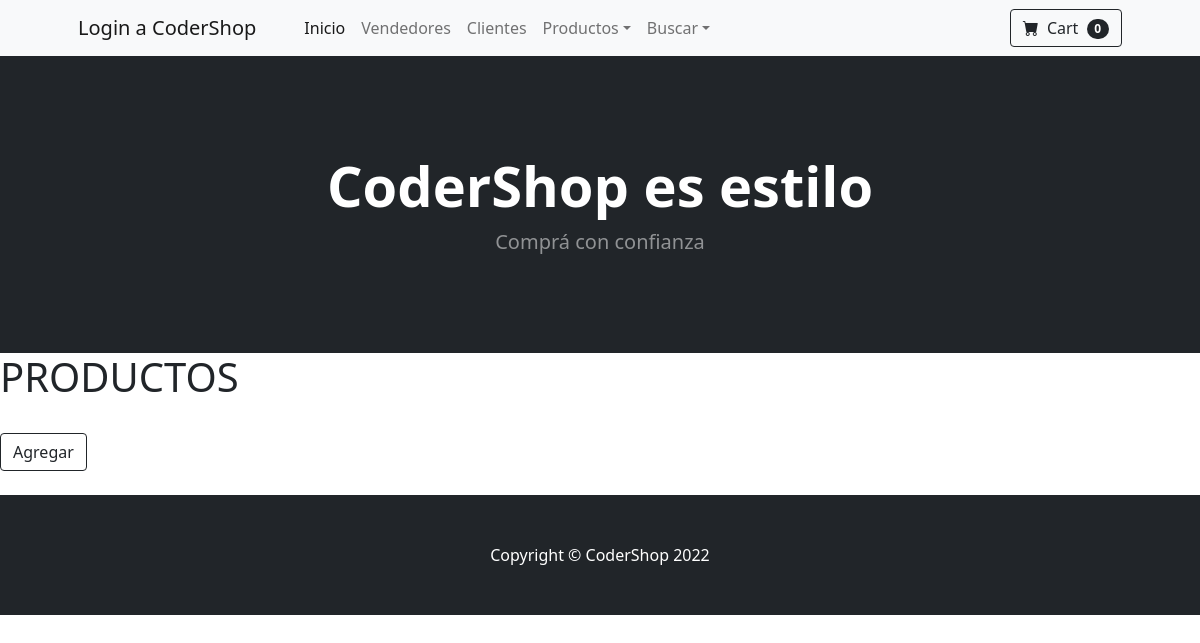
Page /CoderShop/producto on the earlier database version.
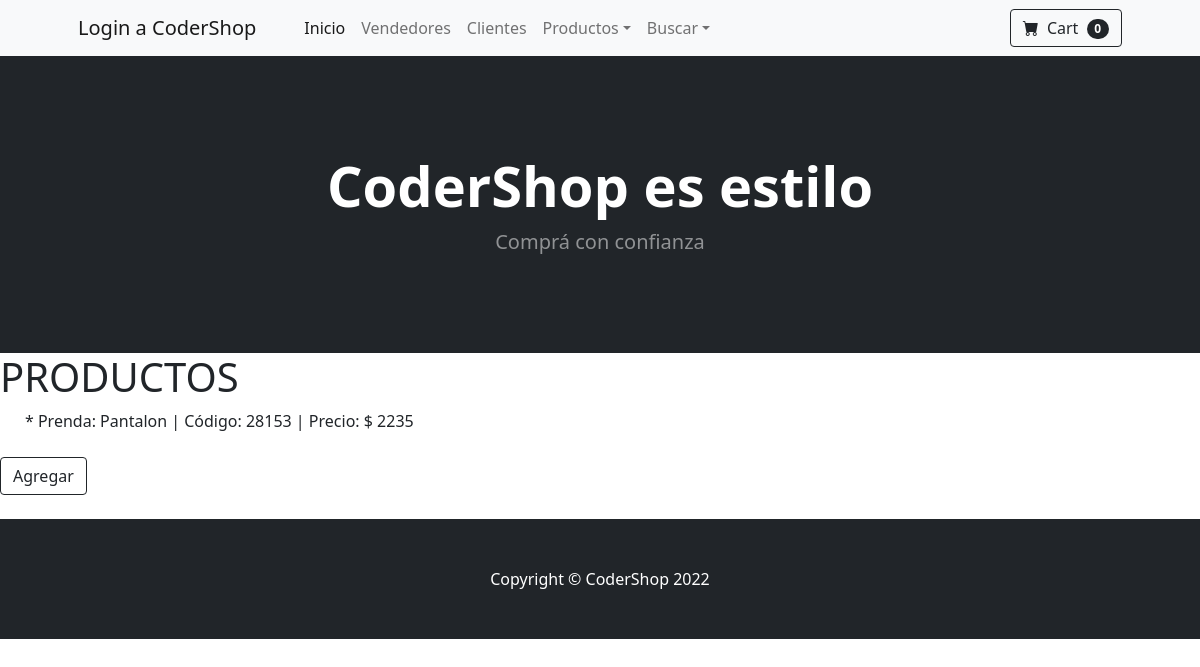
Same page on the later database version.
### CoderShop/models.py (models this page shows)
class Producto(models.Model):
    prenda = models.CharField(max_length=30)
    codigo = models.IntegerField()
    precio = models.IntegerField()
    def __str__(self):
        return f'* Prenda: {self.prenda} | Código: {self.codigo} | Precio: $ {self.precio}'

### CoderShop/views.py (the view)
# urls.py: path('producto', producto, name="Producto"),
def producto(request):
    return render(request, 'CoderShop/producto.html',
    {'producto': Producto.objects.all()})

### CoderShop/templates/CoderShop/producto.html
{% extends "CoderShop/padre.html" %}{% load static %} {% block contenidoQueCambia %}
<h1>PRODUCTOS</h1>{%for producto in producto %}&nbsp;&nbsp;&nbsp;&nbsp;&nbsp;&nbsp;{{ producto }}<br> {% endfor %}<br> <a class="btn btn-outline-dark" href="{% url 'productoFormulario' %}">Agregar
</a> <br><br>{% endblock%}

Differences in the rows shown:
added Producto: prenda+codigo+precio "* Prenda: Pantalon | Código: 28153 | Precio: $ 2235"
